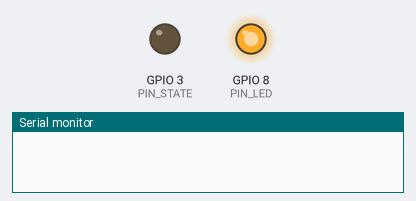
Recording of a sketch running on a simulated ESP32-C3. On the bench: output pins drawn as LEDs (lit = HIGH), the last lines printed to the serial monitor. Nothing arrives over Bluetooth unless stated; a phone connects over Bluetooth LE 3 s after start.

Above: at 0.1 s.
At 3.2 s:
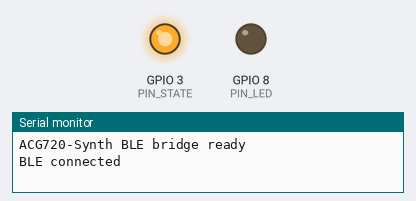
Timing chart, 0 to 4.7 s (numbered marks = the images above):
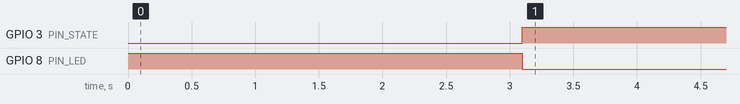

The sketch:

ble_uart_bridge.ino
```cpp
/*
 * ble_uart_bridge.ino — ESP32-C3 BLE-UART 透传（Nordic UART Service）
 *
 * 手机小程序 <--BLE--> ESP32-C3 <--UART 115200--> FPGA (D14/D15)
 *
 * 接线（ESP32-C3 SuperMini）:
 *   ESP32 5V   -> ACG720 扩展口 5V
 *   ESP32 GND  -> ACG720 GND
 *   ESP32 GPIO4 (TX) -> FPGA D14 (bt_rx)
 *   ESP32 GPIO5 (RX) <- FPGA D15 (bt_tx)
 *   ESP32 GPIO8 板载 LED（可选，连接指示）
 *
 * Arduino IDE:
 *   开发板: ESP32C3 Dev Module
 *   USB CDC On Boot: Enabled
 *   Flash Size: 4MB
 *   分区: Default 4MB with spiffs
 *
 * 依赖: ESP32 Arduino core 自带的 BLE 库（BLEDevice），无需额外安装。
 */

#include <BLEDevice.h>
#include <BLEServer.h>
#include <BLEUtils.h>
#include <BLE2902.h>

#define SERVICE_UUID      "6E400001-B5A3-F393-E0A9-E50E24DCCA9E"
#define CHAR_RX_UUID      "6E400002-B5A3-F393-E0A9-E50E24DCCA9E"  // 手机 -> FPGA
#define CHAR_TX_UUID      "6E400003-B5A3-F393-E0A9-E50E24DCCA9E"  // FPGA -> 手机

#define PIN_UART_RX       5    // ESP32 RX  <- FPGA D15
#define PIN_UART_TX       4    // ESP32 TX  -> FPGA D14
#define PIN_LED           8    // SuperMini 板载 LED，低有效
#define PIN_STATE         3    // 连接状态 -> FPGA C14 (bt_state)，可选

static BLECharacteristic *tx_char = nullptr;
static BLECharacteristic *rx_char = nullptr;
static volatile bool     connected = false;

class ServerCallbacks : public BLEServerCallbacks {
    void onConnect(BLEServer *server) override {
        connected = true;
        digitalWrite(PIN_LED, LOW);          // 亮
        digitalWrite(PIN_STATE, HIGH);       // 通知 FPGA: 已连接
        Serial.println("BLE connected");
    }
    void onDisconnect(BLEServer *server) override {
        connected = false;
        digitalWrite(PIN_LED, HIGH);         // 灭
        digitalWrite(PIN_STATE, LOW);
        Serial.println("BLE disconnected");
        server->getAdvertising()->start();
    }
};

class RxCallbacks : public BLECharacteristicCallbacks {
    void onWrite(BLECharacteristic *c) override {
        String v = c->getValue();
        if (v.length() > 0) {
            Serial1.write((const uint8_t *)v.c_str(), v.length());
        }
    }
};

void setup() {
    pinMode(PIN_LED, OUTPUT);
    digitalWrite(PIN_LED, HIGH);
    pinMode(PIN_STATE, OUTPUT);
    digitalWrite(PIN_STATE, LOW);

    Serial.begin(115200);
    delay(100);

    Serial1.begin(115200, SERIAL_8N1, PIN_UART_RX, PIN_UART_TX);

    BLEDevice::init("ACG720-Synth");
    // 如果所用的 ESP32 core 编译报 setMTU 不存在，删掉下面这一行即可
    BLEDevice::setMTU(247);

    BLEServer *server = BLEDevice::createServer();
    server->setCallbacks(new ServerCallbacks());

    BLEService *service = server->createService(SERVICE_UUID);

    rx_char = service->createCharacteristic(
        CHAR_RX_UUID,
        BLECharacteristic::PROPERTY_WRITE | BLECharacteristic::PROPERTY_WRITE_NR);
    rx_char->setCallbacks(new RxCallbacks());

    tx_char = service->createCharacteristic(
        CHAR_TX_UUID,
        BLECharacteristic::PROPERTY_NOTIFY);
    tx_char->addDescriptor(new BLE2902());

    service->start();

    BLEAdvertising *adv = BLEDevice::getAdvertising();
    adv->addServiceUUID(SERVICE_UUID);
    adv->setScanResponse(true);
    adv->setMinPreferred(0x06);
    adv->setMinPreferred(0x12);
    BLEDevice::startAdvertising();

    Serial.println("ACG720-Synth BLE bridge ready");
}

void loop() {
    static uint8_t buf[128];
    int n = 0;

    while (Serial1.available() && n < (int)sizeof(buf)) {
        buf[n++] = (uint8_t)Serial1.read();
    }

    if (n > 0 && connected && tx_char != nullptr) {
        // 回复帧最长 14 字节，20 字节一包足够
        for (int i = 0; i < n; i += 20) {
            int len = (n - i > 20) ? 20 : (n - i);
            tx_char->setValue(buf + i, len);
            tx_char->notify();
            delay(4);
        }
    }

    delay(1);
}
```

Measured:
- by itself, GPIO 3 (PIN_STATE): LOW → HIGH at 3.1 s
- by itself, GPIO 8 (PIN_LED): HIGH → LOW at 3.1 s
